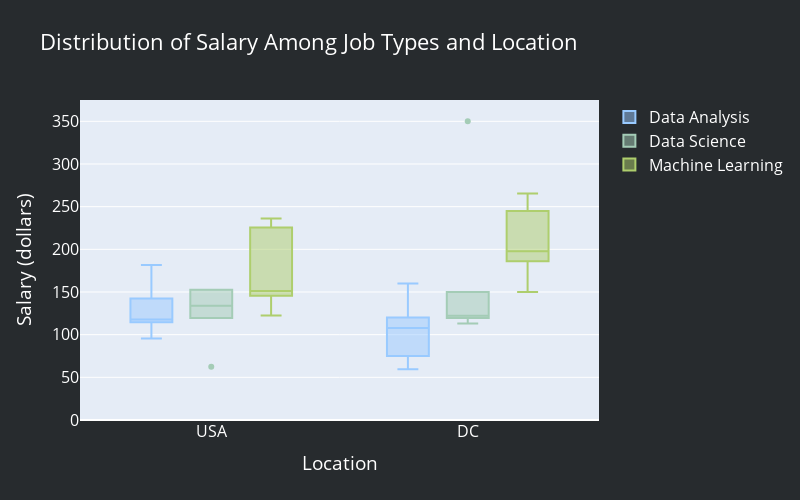

The notebook cell saved with this chart:
### Code cell
import plotly.graph_objects as go

df_dollar_da = df_dollar_da[~((df_dollar_da['location'].str.contains('DC')) & (df_dollar_da['location_overall'] == 'USA'))]
df_dollar_ds = df_dollar_ds[~((df_dollar_ds['location'].str.contains('DC')) & (df_dollar_ds['location_overall'] == 'USA'))]
df_dollar_ml = df_dollar_ml[~((df_dollar_ml['location'].str.contains('DC')) & (df_dollar_ml['location_overall'] == 'USA'))]

x = ['USA', 'USA', 'USA', 'USA', 'USA', 'USA',
     'DC', 'DC', 'DC', 'DC', 'DC', 'DC']

fig = go.Figure()

fig.add_trace(go.Box(
    y=df_dollar_da['avg_dollar_amount'],
    x=x,
    name="Data Analysis",
    boxpoints='outliers', # only outliers
    marker_color='#99CAFF',
    line_color='#99CAFF',
    hovertemplate='Company: %{customdata}<br>' +
                  'Average Dollar Amount: %{y}<br>' +
                  '<extra></extra>',
    customdata=df_dollar_da['company_name'].tolist()
))
fig.add_trace(go.Box(
    y=df_dollar_ds['avg_dollar_amount'],
    x = x,
    name="Data Science",
    boxpoints='outliers', # only outliers
    marker_color='#A4CCB6',
    line_color='#A4CCB6',
    hovertemplate='Company: %{customdata}<br>' +
                  'Average Dollar Amount: %{y}<br>' +
                  '<extra></extra>',
    customdata=df_dollar_ds['company_name'].tolist()
))
fig.add_trace(go.Box(
    y=df_dollar_ml['avg_dollar_amount'],
    x = x,
    name="Machine Learning",
    boxpoints='outliers', # only outliers
    marker_color='#AECE6D',
    line_color='#AECE6D',
    hovertemplate='Company: %{customdata}<br>' +
                  'Average Dollar Amount: %{y}<br>' +
                  '<extra></extra>',
    customdata=df_dollar_ml['company_name'].tolist()
))

fig.update_layout(
    yaxis_title='Salary (dollars)',
    xaxis_title='Location',
    title='Distribution of Salary Among Job Types and Location',
    boxmode='group',
    width=800,
    height=500,
    paper_bgcolor = "#272b2e",
    font=dict(size = 16, color = 'white')
)

fig.update_yaxes(range=[0, 375])

fig.show()
fig.write_html('../images/boxplot2.html')

### Figure 1 — Plotly figure (JSON) as saved in the notebook; plotly's stock layout.template omitted (floating-point values rounded to 4 significant figures)
{"data": [{"boxpoints": "outliers", "customdata": ["The Lancet", "Booz Allen Hamilton", "Leidos", "Leidos", "Howard Hughes Medical Institute (HHMI)", "NTT DATA  Services", "Cargill", "Tendo Systems", "WEX", "Atmosfy, Inc", "Life.Church", "Robert Half", "ICF", "Invitae", "Nordstrom", "Scratch Financial, Inc.", "State of Oklahoma"], "hovertemplate": "Company: %{customdata}<br>Average Dollar Amount: %{y}<br><extra></extra>", "line": {"color": "#99CAFF"}, "marker": {"color": "#99CAFF"}, "name": "Data Analysis", "type": "box", "x": ["USA", "USA", "USA", "USA", "USA", "USA", "DC", "DC", "DC", "DC", "DC", "DC"], "y": [142.5, 95.5, 120, 181.5, 114.5, 115.5, 59.5, 120, 113, 75, 160, 102.5, 78, 85.5, 129, 100, 65]}, {"boxpoints": "outliers", "customdata": ["Booz Allen Hamilton", "Gryphon Scientific", "Booz Allen Hamilton", "Booz Allen Hamilton", "Booz Allen Hamilton", "ICF", "SRI International", "Cogent Security Consulting", "SAIC", "ClearanceJobs", "ManTech International", "Booz Allen Hamilton", "Gryphon Scientific", "ManTech International", "Booz Allen Hamilton", "Blend360", "LandOLakes", "Sam's Club", "ISSAC LLC", "Cottonwood Financial", "Reddit", "Booz Allen Hamilton", "Colgate-Palmolive Company", "Caterpillar", "Dave Inc.", "CoreLogic", "Curriculum Associates", "SPECTRUM", "Cottonwood Financial", "Peraton", "Reddit", "MCKESSON", "Northwestern Mutual", "Trustees of University of Pennsylvania", "Parsons Corporation"], "hovertemplate": "Company: %{customdata}<br>Average Dollar Amount: %{y}<br><extra></extra>", "line": {"color": "#A4CCB6"}, "marker": {"color": "#A4CCB6"}, "name": "Data Science", "type": "box", "x": ["USA", "USA", "USA", "USA", "USA", "USA", "DC", "DC", "DC", "DC", "DC", "DC"], "y": [119.5, 62.5, 152.5, 152.5, 119.5, 148.5, 113, 150, 350, 119.5, 125, 119.5, 62.5, 163.5, 119.5, 122.5, 124, 152, 112.5, 121, 229, 119.5, 117.5, 114, 220, 135, 179.5, 136.5, 121, 86, 229, 156, 173.5, 96.5, 111.5]}, {"boxpoints": "outliers", "customdata": ["Booz Allen Hamilton", "Booking.com", "Peraton", "Scale AI", "Deloitte", "Simplebet", "Fable", "Chime", "Genentech", "Apple", "Snap Inc.", "DoorDash", "Curai", "Tala", "Meetup", "Apple", "Warner Bros. Discovery", "L3Harris", "Expedia Group", "Genentech", "Apple", "Facebook", "Dropbox", "DoorDash", "Tala", "Chime", "2100 NVIDIA USA", "ServiceTitan", "JR Software Solutions", "Booz Allen Hamilton", "Lockheed Martin", "GSK", "Lawrence Livermore National Laboratory", "Expedia Group", "Genentech", "Warner Bros. Discovery", "Google"], "hovertemplate": "Company: %{customdata}<br>Average Dollar Amount: %{y}<br><extra></extra>", "line": {"color": "#AECE6D"}, "marker": {"color": "#AECE6D"}, "name": "Machine Learning", "type": "box", "x": ["USA", "USA", "USA", "USA", "USA", "USA", "DC", "DC", "DC", "DC", "DC", "DC"], "y": [152.5, 236, 145.5, 225.5, 122.5, 150, 150, 199.5, 196, 186, 265.5, 245, 175, 192.5, 105, 186, 133.5, 90, 205, 196, 286, 207, 324.5, 245, 192.5, 199.5, 207, 222, 130, 152.5, 159, 174, 117, 205, 196, 133.5, 257]}], "layout": {"boxmode": "group", "font": {"color": "white", "size": 16}, "height": 500, "paper_bgcolor": "#272b2e", "title": {"text": "Distribution of Salary Among Job Types and Location"}, "width": 800, "xaxis": {"title": {"text": "Location"}}, "yaxis": {"range": [0, 375], "title": {"text": "Salary (dollars)"}}}}
